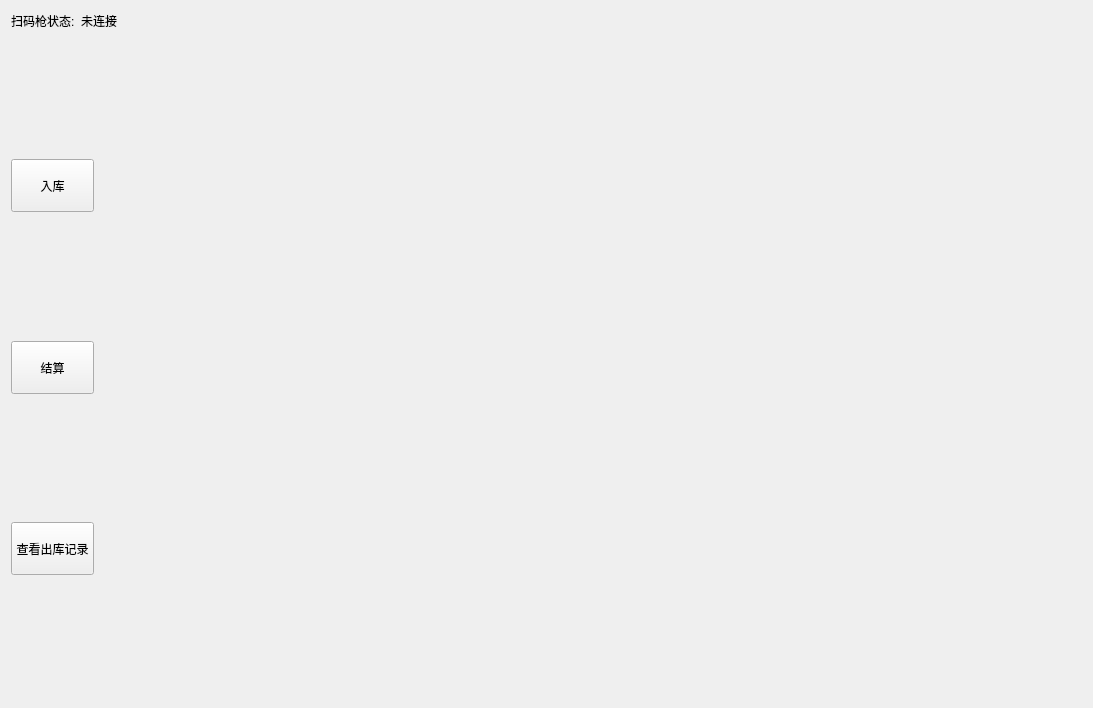
<?xml version="1.0" encoding="UTF-8"?>
<ui version="4.0">
 <class>CashRegisterClass</class>
 <widget class="QWidget" name="CashRegisterClass">
  <property name="geometry">
   <rect>
    <x>0</x>
    <y>0</y>
    <width>1093</width>
    <height>708</height>
   </rect>
  </property>
  <property name="windowTitle">
   <string>CashRegister</string>
  </property>
  <layout class="QVBoxLayout" name="verticalLayout_2">
   <item>
    <layout class="QHBoxLayout" name="horizontalLayout_2">
     <item>
      <widget class="QLabel" name="label_scaner">
       <property name="text">
        <string>扫码枪状态:</string>
       </property>
      </widget>
     </item>
     <item>
      <widget class="QLabel" name="label_status">
       <property name="text">
        <string>未连接</string>
       </property>
      </widget>
     </item>
     <item>
      <spacer name="horizontalSpacer">
       <property name="orientation">
        <enum>Qt::Horizontal</enum>
       </property>
       <property name="sizeHint" stdset="0">
        <size>
         <width>40</width>
         <height>20</height>
        </size>
       </property>
      </spacer>
     </item>
    </layout>
   </item>
   <item>
    <layout class="QHBoxLayout" name="horizontalLayout_3">
     <item>
      <layout class="QVBoxLayout" name="verticalLayout">
       <item>
        <spacer name="verticalSpacer">
         <property name="orientation">
          <enum>Qt::Vertical</enum>
         </property>
         <property name="sizeHint" stdset="0">
          <size>
           <width>20</width>
           <height>40</height>
          </size>
         </property>
        </spacer>
       </item>
       <item>
        <widget class="QPushButton" name="pb_Intery">
         <property name="minimumSize">
          <size>
           <width>83</width>
           <height>53</height>
          </size>
         </property>
         <property name="sizeIncrement">
          <size>
           <width>0</width>
           <height>0</height>
          </size>
         </property>
         <property name="text">
          <string>入库</string>
         </property>
        </widget>
       </item>
       <item>
        <spacer name="verticalSpacer_2">
         <property name="orientation">
          <enum>Qt::Vertical</enum>
         </property>
         <property name="sizeHint" stdset="0">
          <size>
           <width>20</width>
           <height>40</height>
          </size>
         </property>
        </spacer>
       </item>
       <item>
        <widget class="QPushButton" name="pb_calculate">
         <property name="minimumSize">
          <size>
           <width>83</width>
           <height>53</height>
          </size>
         </property>
         <property name="text">
          <string>结算</string>
         </property>
        </widget>
       </item>
       <item>
        <spacer name="verticalSpacer_3">
         <property name="orientation">
          <enum>Qt::Vertical</enum>
         </property>
         <property name="sizeHint" stdset="0">
          <size>
           <width>20</width>
           <height>40</height>
          </size>
         </property>
        </spacer>
       </item>
       <item>
        <widget class="QPushButton" name="pb_log">
         <property name="minimumSize">
          <size>
           <width>83</width>
           <height>53</height>
          </size>
         </property>
         <property name="text">
          <string>查看出库记录</string>
         </property>
        </widget>
       </item>
       <item>
        <spacer name="verticalSpacer_4">
         <property name="orientation">
          <enum>Qt::Vertical</enum>
         </property>
         <property name="sizeHint" stdset="0">
          <size>
           <width>20</width>
           <height>40</height>
          </size>
         </property>
        </spacer>
       </item>
      </layout>
     </item>
     <item>
      <widget class="QStackedWidget" name="stackedWidget">
       <widget class="QWidget" name="page"/>
       <widget class="QWidget" name="page_2"/>
      </widget>
     </item>
    </layout>
   </item>
  </layout>
 </widget>
 <layoutdefault spacing="6" margin="11"/>
 <resources>
  <include location="CashRegister.qrc"/>
 </resources>
 <connections/>
</ui>
